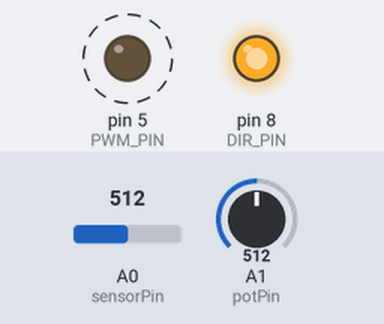
The sketch below on a simulated Arduino Uno, built with avr-gcc and run on an emulated ATmega328P. On the bench: output pins drawn as LEDs (lit = HIGH). Dashed ring = blinking. The inputs (shaded band) are chosen by the test bench; at power-on: A1 (potPin) = 512, A0 (sensorPin) = 512. What the sketch prints to the serial monitor is not drawn.

Above: at 0.9 s.
1.8 s: A1 (potPin) set to 0
At 1.8 s:
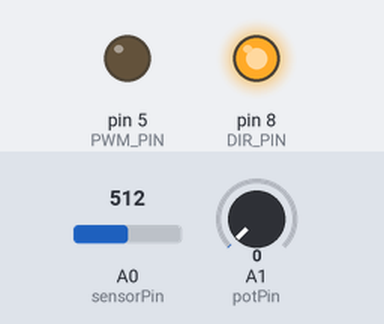
4.7 s: A1 (potPin) set to 511
At 5.63 s:
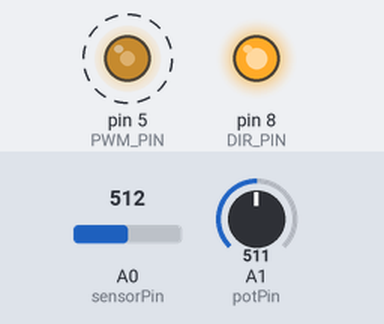
Timing chart, 0 to 13.7 s (numbered marks = the images above; inputs shaded):
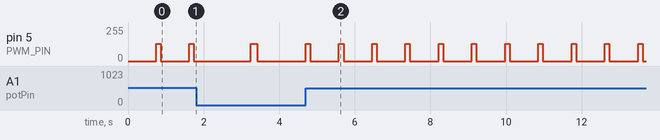

Measured:
- after the input at 4.7 s, pin 5 (PWM_PIN): alternates 128/255 for 0.12 s and 0/255 for 0.76 s, starting at once

The sketch:

DataColCode.ino
```cpp
// Pins
const int sensorPin = A0;
const int potPin = A1;
const int PWM_PIN = 5;
const int DIR_PIN = 8;

// Baseline
int baseline = 0;

// Timing
unsigned long lastBeatTime = 0;

void setup() {
  Serial.begin(115200);

  pinMode(PWM_PIN, OUTPUT);
  pinMode(DIR_PIN, OUTPUT);
  digitalWrite(DIR_PIN, HIGH);

  // Baseline measurement
  for (int i = 0; i < 100; i++) {
    baseline += analogRead(sensorPin);
    delay(5);
  }
  baseline /= 100;

  // CSV Header
  Serial.println("time_ms,vibration,bpm");

  Serial.println("System started");
}

void loop() {

  // --- Read BPM from potentiometer ---
  int potValue = analogRead(potPin);
  int bpm = map(potValue, 0, 1023, 40, 120);

  int period = 60000 / bpm;
  int onTime = max(120, period * 0.12);
  int offTime = period - onTime;

  unsigned long currentTime = millis();

  // --- Pulse logic ---
  if (currentTime - lastBeatTime >= period) {

    analogWrite(PWM_PIN, 128);
    delay(onTime);

    analogWrite(PWM_PIN, 0);

    lastBeatTime = millis();
  }

  // --- Read vibration ---
  int val = analogRead(sensorPin);
  int vibration = abs(val - baseline);

  // --- Output as CSV ---
  Serial.print(millis());   // timestamp
  Serial.print(",");
  Serial.print(vibration);
  Serial.print(",");
  Serial.println(bpm);

  delay(1);
}
```
